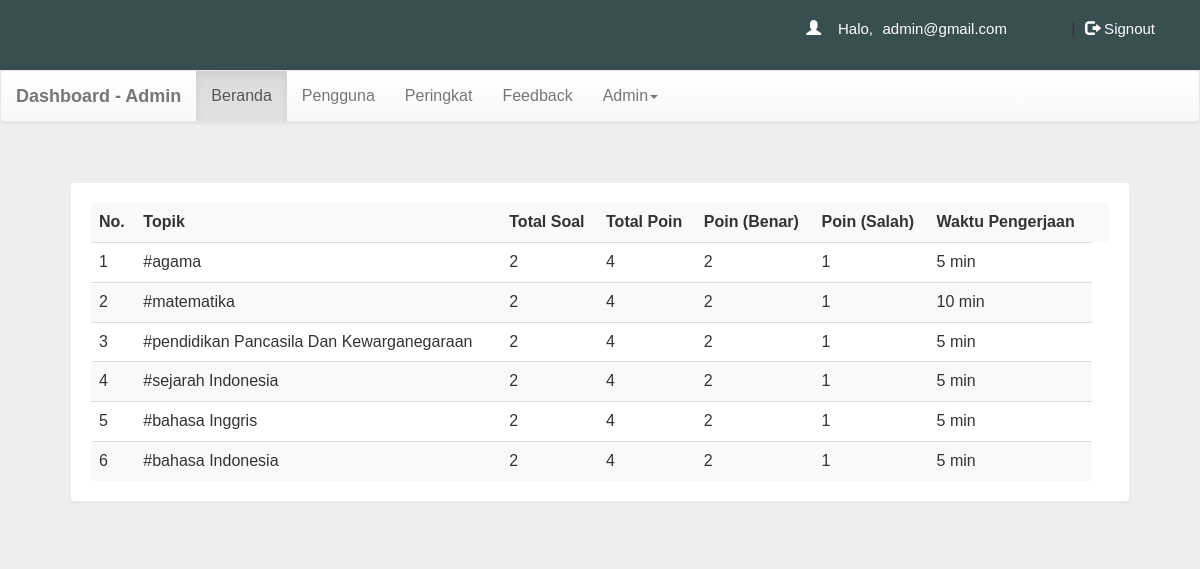
/headdash.php?q=0 (signed in), run on the app's committed database.
### tables this page shows
CREATE TABLE `quiz` (
  `eid` text NOT NULL,
  `title` varchar(100) NOT NULL,
  `sahi` int(11) NOT NULL,
  `wrong` int(11) NOT NULL,
  `total` int(11) NOT NULL,
  `time` bigint(20) NOT NULL,
  `intro` text NOT NULL,
  `tag` varchar(100) NOT NULL,
  `date` timestamp NOT NULL DEFAULT current_timestamp() ON UPDATE current_timestamp(),
  `email` varchar(50) DEFAULT NULL
);

### headdash.php (the view, shortened to what this page needs)
<!DOCTYPE html PUBLIC "-//W3C//DTD XHTML 1.0 Transitional//EN" "http://www.w3.org/TR/xhtml1/DTD/xhtml1-transitional.dtd">
<html xmlns="http://www.w3.org/1999/xhtml">
<head>
<link  rel="stylesheet" href="css/bootstrap.min.css"/>
 <link  rel="stylesheet" href="css/bootstrap-theme.min.css"/>
 <link rel="stylesheet" href="css/main.css">
 <link  rel="stylesheet" href="css/font.css">
</head>
<body  style="background:#eee;">
<div class="header">
<div class="row">
<?php
 include_once 'dbConnection.php';
$email=$_SESSION['email'];
  if(!(isset($_SESSION['email']))){
header("location:index.php");
}
else
{
echo '<span class="pull-right top title1" ><span class="log1"><span class="glyphicon glyphicon-user" aria-hidden="true"></span>&nbsp;&nbsp;&nbsp;&nbsp;Halo,</span> <a href="headdash.php" class="log log1">'.$email.'</a>&nbsp;|&nbsp;<a href="logout.php?q=headdash.php" class="log"><span class="glyphicon glyphicon-log-out" aria-hidden="true"></span>&nbsp;Signout</button></a></span>';
}?>
</div></div>
<nav class="navbar navbar-default title1">
  <div class="container-fluid">
    <div class="navbar-header">
      <a class="navbar-brand" href="headdash.php?q=0"><b>Dashboard - Admin</b></a>
    </div>
    <div class="collapse navbar-collapse" id="bs-example-navbar-collapse-1">
      <ul class="nav navbar-nav">
        <li <?php if(@$_GET['q']==0) echo'class="active"'; ?>><a href="headdash.php?q=0">Beranda<span class="sr-only">(current)</span></a></li>
        <li <?php if(@$_GET['q']==1) echo'class="active"'; ?>><a href="headdash.php?q=1">Pengguna</a></li>
		<li <?php if(@$_GET['q']==2) echo'class="active"'; ?>><a href="headdash.php?q=2">Peringkat</a></li>
		<li <?php if(@$_GET['q']==3) echo'class="active"'; ?>><a href="headdash.php?q=3">Feedback</a></li>
        <li class="dropdown <?php if(@$_GET['q']==4 || @$_GET['q']==5) echo'active'; ?>">
          <a href="#" class="dropdown-toggle" data-toggle="dropdown" role="button" aria-haspopup="true" aria-expanded="false">Admin<span class="caret"></span></a>
        </li>
      </ul>
          </div>
  </div>
</nav>
<div class="container">
<div class="row">
<div class="col-md-12">
<?php if(@$_GET['q']==0) {
$result = mysqli_query($con,"SELECT * FROM quiz ORDER BY date DESC") or die('Error');
echo  '<div class="panel"><table class="table table-striped title1">
<tr><td><b>No.</b></td><td><b>Topik</b></td><td><b>Total Soal</b></td><td><b>Total Poin</b></td><td><b>Poin (Benar)</b></td><td><b>Poin (Salah)</b></td><td><b>Waktu Pengerjaan</b></td><td></td></tr>';
$c=1;
while($row = mysqli_fetch_array($result)) {
	$title = $row['title'];
	$total = $row['total'];
	$sahi = $row['sahi'];
  $wrong = $row['wrong'];
    $time = $row['time'];
	$eid = $row['eid'];
$q12=mysqli_query($con,"SELECT score FROM history WHERE eid='$eid' AND email='$email'" )or die('Error98');
$rowcount=mysqli_num_rows($q12);
if($rowcount == 0){
	echo '<tr><td>'.$c++.'</td><td>'.$title.'</td><td>'.$total.'</td><td>'.$sahi*$total.'</td><td>'.$sahi.'</td><td>'.$wrong.'</td><td>'.$time.'&nbsp;min</td>
	</tr>';
}
else
{
echo '<tr style="color:#99cc32"><td>'.$c++.'</td><td>'.$title.'&nbsp;<span title="This quiz is already solve by you" class="glyphicon glyphicon-ok" aria-hidden="true"></span></td><td>'.$total.'</td><td>'.$sahi*$total.'</td><td>'.$time.'&nbsp;min</td>
	</tr>';
}
}
echo '</table></div>';
}
?>
</div>
</div></div>
</body>
</html>

### css/main.css (style rules this page uses)
body { overflow-x:hidden; width:100%; font-size: 12px !important; font-family: Montserrat, sans-serif; background:#eee; min-height:550px; background-attachment:fixed; }
.panel { border-color:#eee; margin:40px; padding:20px; font: 15px "Century Gothic", "Times Roman", sans-serif; }
.header { background:#384E51; height:70px; }
.title1 { font: 16px "Century Gothic", "Times Roman", sans-serif; }
.top { margin-top:20px; }
.log1 { font: 15px 'Montserrat', sans-serif; color:#fff; margin-left:10px; }
.log { margin:10px; margin-right:60px; margin-left:5px; color:#fff; text-decoration:none; font-size:20px; font-size:15px; }

### data on the page
quiz: title "#agama", total "2", $sahi*$total "4", sahi "2", wrong "1", time "5"
quiz: title "#matematika", total "2", $sahi*$total "4", sahi "2", wrong "1", time "10"
quiz: title "#pendidikan Pancasila Dan Kewarganegaraan", total "2", $sahi*$total "4", sahi "2", wrong "1", time "5"
quiz: title "#sejarah Indonesia", total "2", $sahi*$total "4", sahi "2", wrong "1", time "5"
quiz: title "#bahasa Inggris", total "2", $sahi*$total "4", sahi "2", wrong "1", time "5"
quiz: title "#bahasa Indonesia", total "2", $sahi*$total "4", sahi "2", wrong "1", time "5"

### other printed values
$email "admin@gmail.com"
